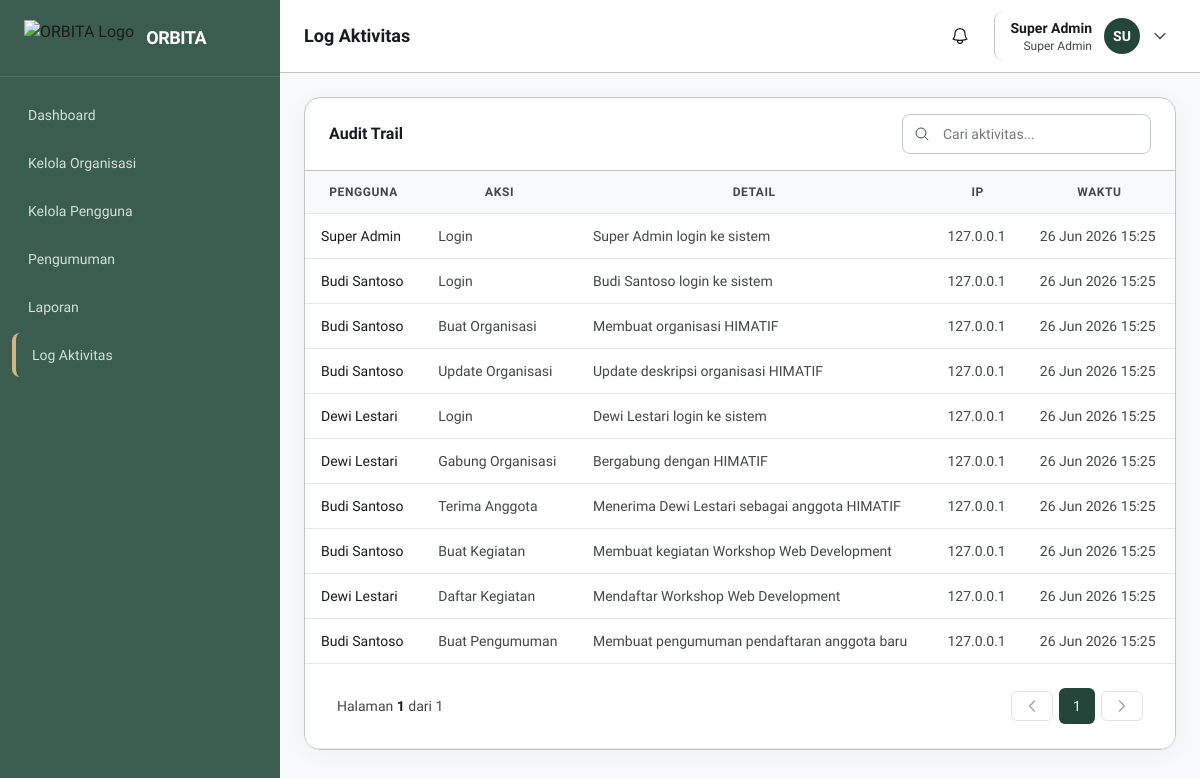
The page /pages/log/index.php (signed in) on the database as committed earlier.
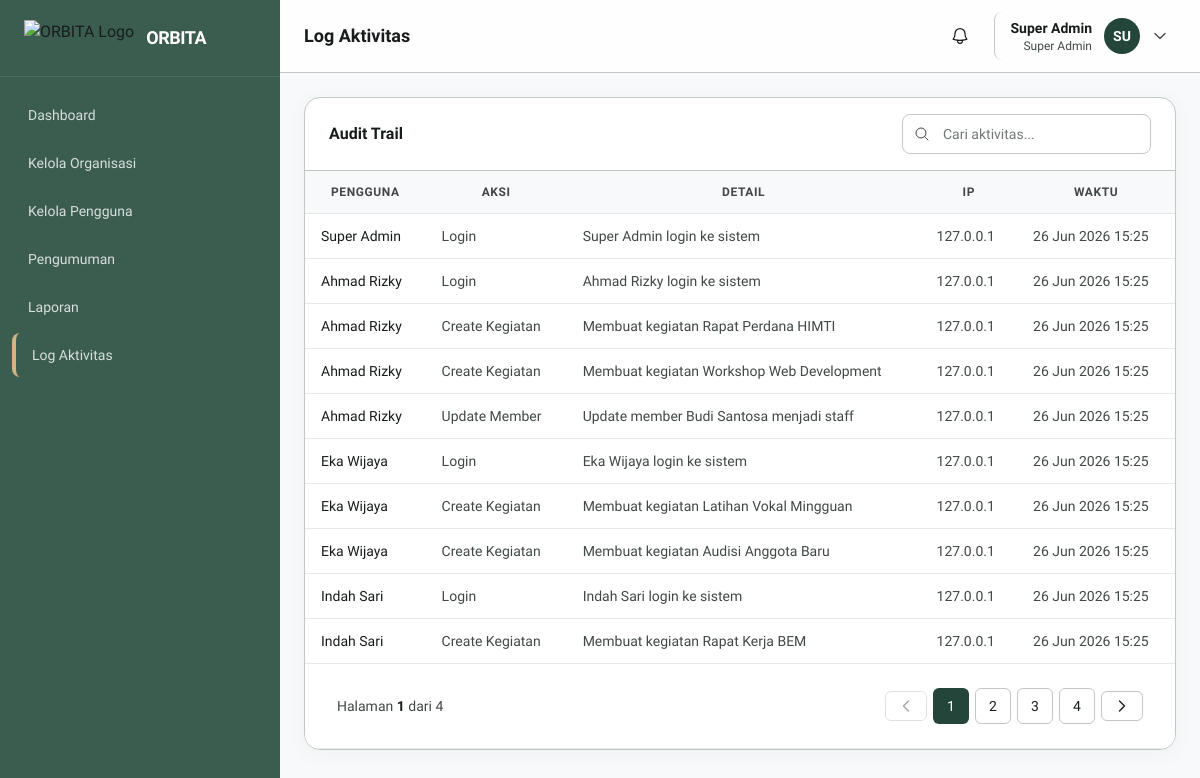
The same page on the database as committed later.
### tables this page shows
CREATE TABLE activity_log (
    id INT AUTO_INCREMENT PRIMARY KEY,
    user_id INT DEFAULT NULL,
    aksi VARCHAR(100) NOT NULL,
    detail TEXT,
    ip_address VARCHAR(45),
    user_agent TEXT,
    created_at DATETIME DEFAULT CURRENT_TIMESTAMP
);

CREATE TABLE users (
    id INT AUTO_INCREMENT PRIMARY KEY,
    nama VARCHAR(100) NOT NULL,
    email VARCHAR(100) NOT NULL UNIQUE,
    nim VARCHAR(20) NOT NULL UNIQUE,
    password VARCHAR(255) NOT NULL,
    role_id INT NOT NULL DEFAULT 3,
    no_hp VARCHAR(20),
    jurusan VARCHAR(100),
    angkatan VARCHAR(4),
    foto_profile VARCHAR(255) DEFAULT NULL,
    status ENUM('aktif', 'nonaktif', 'menunggu') DEFAULT 'aktif',
    reset_token VARCHAR(64) DEFAULT NULL,
    reset_expires DATETIME DEFAULT NULL,
    deleted_at DATETIME DEFAULT NULL,
    created_at DATETIME DEFAULT CURRENT_TIMESTAMP,
    updated_at DATETIME DEFAULT CURRENT_TIMESTAMP ON UPDATE CURRENT_TIMESTAMP,
    FOREIGN KEY (role_id) REFERENCES roles(id) ON DELETE CASCADE
);

### components/tables/log.php (the view, shortened to what this page needs)
<?php
foreach ($list as $log):
?>
<tr>
    <td class="text-sm font-medium text-on-surface"><?= e($log['nama'] ?? 'Sistem') ?></td>
    <td class="text-sm text-on-surface-variant"><?= e($log['aksi']) ?></td>
    <td class="text-sm text-on-surface-variant"><?= e($log['detail'] ?? '-') ?></td>
    <td class="text-sm text-on-surface-variant"><?= e($log['ip_address'] ?? '-') ?></td>
    <td class="text-sm text-on-surface-variant"><?= e(date('d M Y H:i', strtotime($log['created_at']))) ?></td>
</tr>
<?php endforeach; ?>
<?php if (!empty($list)): ?>
<tr><td colspan="5" class="bg-white border-t border-outline-variant"><?= renderPagination($p) ?></td></tr>
<?php endif; ?>

### components/head.php (shortened to what this page needs)
<!DOCTYPE html>
<html lang="id">
<head>
    <script src="https://cdn.tailwindcss.com"></script>
    <link rel="stylesheet" href="<?= BASE_URL ?>/assets/css/custom.css?v=3">
</head>
<body class="font-jakarta text-on-surface antialiased">

### components/sidebar.php (shortened to what this page needs)
<?php
$role = $_SESSION['role'] ?? '';
$current = $current_page ?? '';
function makeMenu(array $items): string {
    $html = '';
    foreach ($items as $item) {
        $isActive = (!empty($item['active'])) ? 'sidebar-active' : 'hover:bg-white/10';
        $html .= '<a href="' . $item['url'] . '" class="flex items-center gap-3 px-4 py-3 mx-3 rounded-lg text-white/80 transition-colors ' . $isActive . '">';
        $html .= $item['icon'];
        $html .= '<span class="text-sm font-medium">' . e($item['label']) . '</span></a>';
    }
    return $html;
}
$menus = [];
if ($role === 'Super Admin') {
    $menus = [
        ['page'=>'dashboard','label'=>'Dashboard','url'=>url('dashboard'),'icon'=>$icn['dashboard'],'active'=>$current==='dashboard'],
        ['page'=>'organisasi','label'=>'Kelola Organisasi','url'=>url('organisasi'),'icon'=>$icn['org'],'active'=>$current==='organisasi'],
        ['page'=>'pengguna','label'=>'Kelola Pengguna','url'=>url('pengguna'),'icon'=>$icn['users'],'active'=>$current==='pengguna'],
        ['page'=>'pengumuman','label'=>'Pengumuman','url'=>url('pengumuman'),'icon'=>$icn['announce'],'active'=>$current==='pengumuman'],
        ['page'=>'laporan','label'=>'Laporan','url'=>url('laporan'),'icon'=>$icn['report'],'active'=>$current==='laporan'],
        ['page'=>'log','label'=>'Log Aktivitas','url'=>url('log'),'icon'=>$icn['inbox'],'active'=>$current==='log'],
    ];
}
?>
<aside id="sidebar" class="fixed top-0 left-0 z-40 w-[280px] h-screen transition-transform -translate-x-full lg:translate-x-0 bg-primary-light">
    <div class="h-full flex flex-col">
        <div class="flex items-center gap-3 px-6 py-5 border-b border-white/10">
            <img src="<?= BASE_URL ?>/assets/images/orbita-logo.png" alt="ORBITA Logo" class="h-9 w-auto">
            <span class="text-white font-bold text-lg tracking-tight">ORBITA</span>
        </div>
        <nav class="flex-1 overflow-y-auto py-4 space-y-1">
            <?= makeMenu($menus) ?>
        </nav>
    </div>
</aside>

### components/navbar.php (shortened to what this page needs)
<header class="sticky top-0 z-20 bg-white/80 backdrop-blur border-b border-outline-variant">
    <div class="flex items-center justify-between px-6 py-3 lg:ml-[280px]">
        <div class="flex items-center gap-3">
            <h1 class="text-lg font-bold text-on-surface"><?= e($page_title ?? 'Dashboard') ?></h1>
        </div>
        <div class="flex items-center gap-4">
            <a href="<?= url('notifikasi') ?>" class="relative p-2 rounded-lg hover:bg-surface-low text-on-surface">
            </a>
            <div class="relative" id="profile-dropdown">
                <button type="button" onclick="toggleProfileDropdown()" class="flex items-center gap-3 pl-4 pr-2 py-1.5 rounded-lg border-l border-outline-variant cursor-pointer hover:bg-surface-low transition-colors">
                    <div class="text-right hidden sm:block">
                        <p class="text-sm font-semibold text-on-surface"><?= e($_SESSION['nama'] ?? 'User') ?></p>
                        <p class="text-xs text-on-surface-variant"><?= e($_SESSION['role'] ?? '') ?></p>
                    </div>
                    <div class="w-9 h-9 rounded-full bg-primary text-white flex items-center justify-center text-sm font-bold">
                        <?= e(strtoupper(substr($_SESSION['nama'] ?? 'U', 0, 2))) ?>
                    </div>
                    <svg id="profile-chevron" class="w-4 h-4 text-on-surface-variant transition-transform" fill="none" stroke="currentColor" stroke-width="2" viewBox="0 0 24 24"><path stroke-linecap="round" stroke-linejoin="round" d="M19.5 8.25l-7.5 7.5-7.5-7.5"/></svg>
                </button>
            </div>
        </div>
    </div>
</header>

### pages/log/index.php (shortened to what this page needs)
<?php
require_once __DIR__ . '/../../includes/functions.php';
$page_title = 'Log Aktivitas';
$current_page = 'log';
$pdo = db();
$search = trim($_GET['search'] ?? '');
$pageNum = max(1, (int) ($_GET['page'] ?? 1));
$perPage = 10;
$sql = "SELECT al.*, u.nama FROM activity_log al LEFT JOIN users u ON al.user_id=u.id WHERE 1=1";
$params = [];
$sql .= " ORDER BY al.created_at DESC";
$result = fetchPaginated($pdo, $sql, $params, $pageNum, $perPage);
$list = $result['list'];
$p = $result['p'];
?>
<?php require __DIR__ . '/../../components/head.php'; ?>
<?php require __DIR__ . '/../../components/sidebar.php'; ?>
<?php require __DIR__ . '/../../components/navbar.php'; ?>
<main class="p-6 lg:ml-[280px]">
    <div class="max-w-6xl mx-auto space-y-6">
        <div class="bg-white rounded-2xl border border-outline-variant shadow-card overflow-hidden">
            <div class="px-6 py-4 border-b border-outline-variant flex flex-col sm:flex-row sm:items-center justify-between gap-3">
                <h3 class="font-bold text-on-surface">Audit Trail</h3>
                <div class="relative max-w-xs">
                    <div class="absolute inset-y-0 left-0 pl-3 flex items-center pointer-events-none">
                    </div>
                    <form method="GET" action="" class="w-full">
                        <input type="text" name="search" value="<?= e($search) ?>" class="form-input !h-10 !pl-10 !text-sm w-full" placeholder="Cari aktivitas..." autocomplete="off" data-live-search data-target="#log-table-body">
                    </form>
                </div>
            </div>
            <div class="overflow-x-auto">
                <table class="w-full data-table">
                    <thead><tr><th>Pengguna</th><th>Aksi</th><th>Detail</th><th>IP</th><th>Waktu</th></tr></thead>
                    <tbody id="log-table-body">
                        <?php include __DIR__ . '/../../components/tables/log.php'; ?>
                    </tbody>
                </table>
            </div>
        </div>
    </div>
</main>
<?php require __DIR__ . '/../../components/footer.php'; ?>

### includes/functions.php (shortened to what this page needs)
<?php
function e(string $text): string {
    return htmlspecialchars($text, ENT_QUOTES, 'UTF-8');
}
function url(string $path = ''): string {
    return BASE_URL . '/' . ltrim($path, '/');
}
function paginate(int $total, int $page, int $perPage = 10): array {
    $totalPages = max(1, (int) ceil($total / $perPage));
    $page = max(1, min($page, $totalPages));
    $offset = ($page - 1) * $perPage;
    return [
        'page' => $page,
        'perPage' => $perPage,
        'total' => $total,
        'totalPages' => $totalPages,
        'offset' => $offset,
        'hasPrev' => $page > 1,
        'hasNext' => $page < $totalPages,
    ];
}
function fetchPaginated(PDO $pdo, string $baseSql, array $params = [], int $page = 1, int $perPage = 10, ?string $countSql = null): array {
    if ($countSql === null) {
        $countSql = preg_replace('/SELECT\b.*?\bFROM\b/si', 'SELECT COUNT(*) FROM', $baseSql, 1);
    }
    $countStmt = $pdo->prepare($countSql);
    $countStmt->execute($params);
    $total = (int) $countStmt->fetchColumn();
    $p = paginate($total, $page, $perPage);
    $stmt = $pdo->prepare($baseSql . ' LIMIT ? OFFSET ?');
    $stmt->execute([...$params, $p['perPage'], $p['offset']]);
    return ['list' => $stmt->fetchAll(), 'p' => $p];
}
function paginationUrl(int $page): string {
    $url = $_SERVER['REQUEST_URI'];
    $parsed = parse_url($url);
    $query = [];
    $query['page'] = $page;
    $base = ($parsed['path'] ?? '');
    return $base . '?' . http_build_query($query);
}
function renderPagination(array $p): string {
    $page = $p['page'];
    $totalPages = $p['totalPages'];
    $start = max(1, $page - 2);
    $end = min($totalPages, $page + 2);
    if ($end - $start < 4) { $end = min($totalPages, $start + 4); }
    if ($end - $start < 4) { $start = max(1, $end - 4); }
    $html = '<nav class="flex items-center justify-between px-4 py-3" aria-label="Pagination">';
    $html .= '<div class="hidden sm:flex items-center gap-1">';
    $html .= '<span class="text-sm text-on-surface-variant">Halaman <strong class="text-on-surface">' . $page . '</strong> dari ' . $totalPages . '</span>';
    $html .= '</div>';
    $html .= '<div class="flex items-center gap-1.5">';
    $prevClass = 'px-3 py-1.5 rounded-md text-sm font-medium border border-outline-variant transition-colors ' . ($p['hasPrev'] ? 'text-on-surface hover:bg-surface-low' : 'text-on-surface-variant opacity-50 cursor-not-allowed');
    if ($p['hasPrev']) {
        $html .= '<a href="' . e(paginationUrl($page - 1)) . '" class="' . $prevClass . '"><svg class="w-4 h-4" fill="none" stroke="currentColor" stroke-width="2" viewBox="0 0 24 24"><path stroke-linecap="round" stroke-linejoin="round" d="M15.75 19.5L8.25 12l7.5-7.5"/></svg></a>';
    } else {
        $html .= '<span class="' . $prevClass . '"><svg class="w-4 h-4" fill="none" stroke="currentColor" stroke-width="2" viewBox="0 0 24 24"><path stroke-linecap="round" stroke-linejoin="round" d="M15.75 19.5L8.25 12l7.5-7.5"/></svg></span>';
    }
    for ($i = $start; $i <= $end; $i++) {
        $isActive = $i === $page;
        $cls = 'w-9 h-9 flex items-center justify-center rounded-md text-sm font-medium transition-colors ' . ($isActive ? 'bg-primary text-white' : 'text-on-surface hover:bg-surface-low border border-outline-variant');
        if ($isActive) {
            $html .= '<span class="' . $cls . '">' . $i . '</span>';
        } else {
            $html .= '<a href="' . e(paginationUrl($i)) . '" class="' . $cls . '">' . $i . '</a>';
        }
    }
    $nextClass = 'px-3 py-1.5 rounded-md text-sm font-medium border border-outline-variant transition-colors ' . ($p['hasNext'] ? 'text-on-surface hover:bg-surface-low' : 'text-on-surface-variant opacity-50 cursor-not-allowed');
    if ($p['hasNext']) {
        $html .= '<a href="' . e(paginationUrl($page + 1)) . '" class="' . $nextClass . '"><svg class="w-4 h-4" fill="none" stroke="currentColor" stroke-width="2" viewBox="0 0 24 24"><path stroke-linecap="round" stroke-linejoin="round" d="M8.25 4.5l7.5 7.5-7.5 7.5"/></svg></a>';
    } else {
        $html .= '<span class="' . $nextClass . '"><svg class="w-4 h-4" fill="none" stroke="currentColor" stroke-width="2" viewBox="0 0 24 24"><path stroke-linecap="round" stroke-linejoin="round" d="M8.25 4.5l7.5 7.5-7.5 7.5"/></svg></span>';
    }
    $html .= '</div></nav>';
    return $html;
}

### components/footer.php (shortened to what this page needs)
</body>
</html>

### assets/css/custom.css (style rules this page uses)
#sidebar { transition: transform 0.3s ease; }
.data-table th { font-size: 12px; font-weight: 600; text-transform: uppercase; letter-spacing: 0.05em; color: #414845; background: #f8f9fa; }
.data-table td, .data-table th { padding: 12px 16px; border-bottom: 1px solid #e7e8e9; }
.form-input { height: 44px; border: 1px solid #c1c8c3; border-radius: 0.5rem; padding: 0 14px; font-size: 14px; transition: all 0.2s; width: 100%; background: white; }
.form-input::placeholder { color: #717974; }

### components/head.php (style rules this page uses)
body { font-family: 'Plus Jakarta Sans', sans-serif; background-color: #f8f9fa; }
.sidebar-active { background-color: #3B5D50; border-left: 4px solid #D4B483; }

Rows that differ between the two databases and show on the page:
changed activity_log: user.nama "Budi Santoso" → "Ahmad Rizky"; detail "Budi Santoso login ke sistem" → "Ahmad Rizky login ke sistem"
changed activity_log: user.nama "Budi Santoso" → "Ahmad Rizky"; aksi "Buat Organisasi" → "Create Kegiatan"; detail "Membuat organisasi HIMATIF" → "Membuat kegiatan Rapat Perdana HIMTI"
changed activity_log: user.nama "Budi Santoso" → "Ahmad Rizky"; aksi "Update Organisasi" → "Create Kegiatan"; detail "Update deskripsi organisasi HIMATIF" → "Membuat kegiatan Workshop Web Development"
changed activity_log: user.nama "Dewi Lestari" → "Ahmad Rizky"; aksi "Login" → "Update Member"; detail "Dewi Lestari login ke sistem" → "Update member Budi Santosa menjadi staff"
changed activity_log: user.nama "Dewi Lestari" → "Eka Wijaya"; aksi "Gabung Organisasi" → "Login"; detail "Bergabung dengan HIMATIF" → "Eka Wijaya login ke sistem"
changed activity_log: user.nama "Budi Santoso" → "Eka Wijaya"; aksi "Terima Anggota" → "Create Kegiatan"; detail "Menerima Dewi Lestari sebagai anggota HIMATIF" → "Membuat kegiatan Latihan Vokal Mingguan"
changed activity_log: user.nama "Budi Santoso" → "Eka Wijaya"; aksi "Buat Kegiatan" → "Create Kegiatan"; detail "Membuat kegiatan Workshop Web Development" → "Membuat kegiatan Audisi Anggota Baru"
changed activity_log: user.nama "Dewi Lestari" → "Indah Sari"; aksi "Daftar Kegiatan" → "Login"; detail "Mendaftar Workshop Web Development" → "Indah Sari login ke sistem"
changed activity_log: user.nama "Budi Santoso" → "Indah Sari"; aksi "Buat Pengumuman" → "Create Kegiatan"; detail "Membuat pengumuman pendaftaran anggota baru" → "Membuat kegiatan Rapat Kerja BEM"
Other text that changed with them:
$totalPages: "1" → "4"
new list line: "2"
new list line: "3"
new list line: "4"
